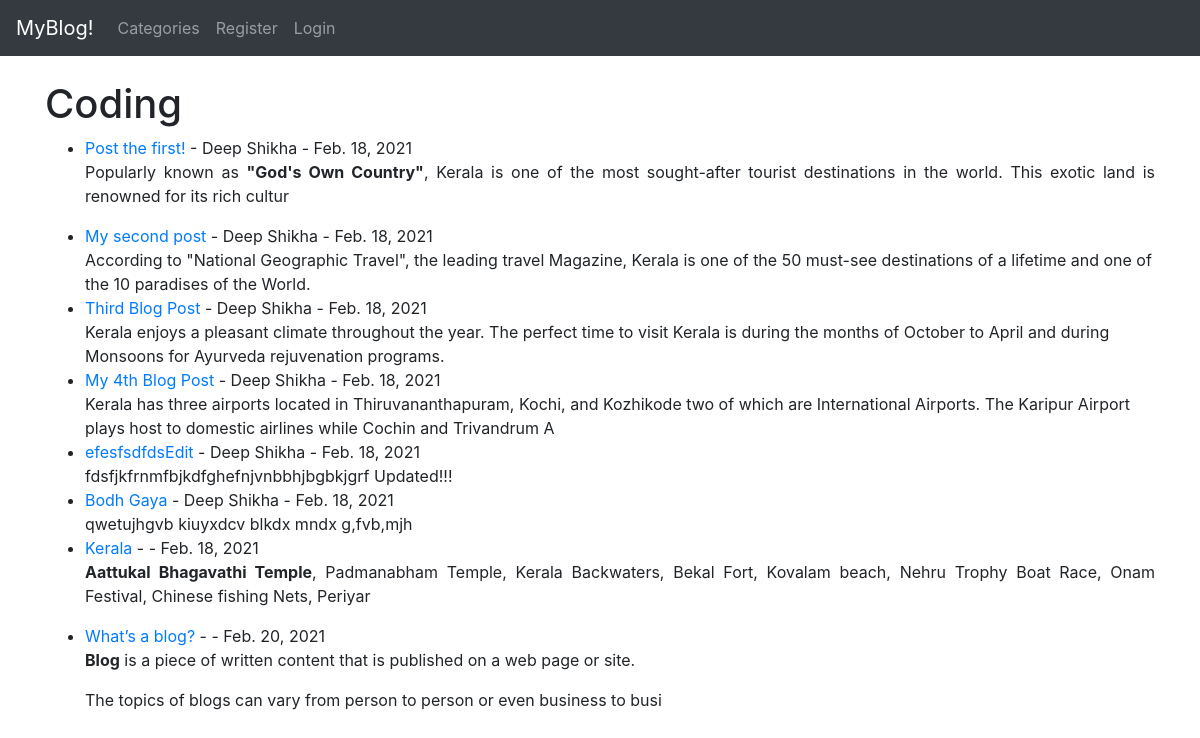
The app's page /category/coding/, older data.
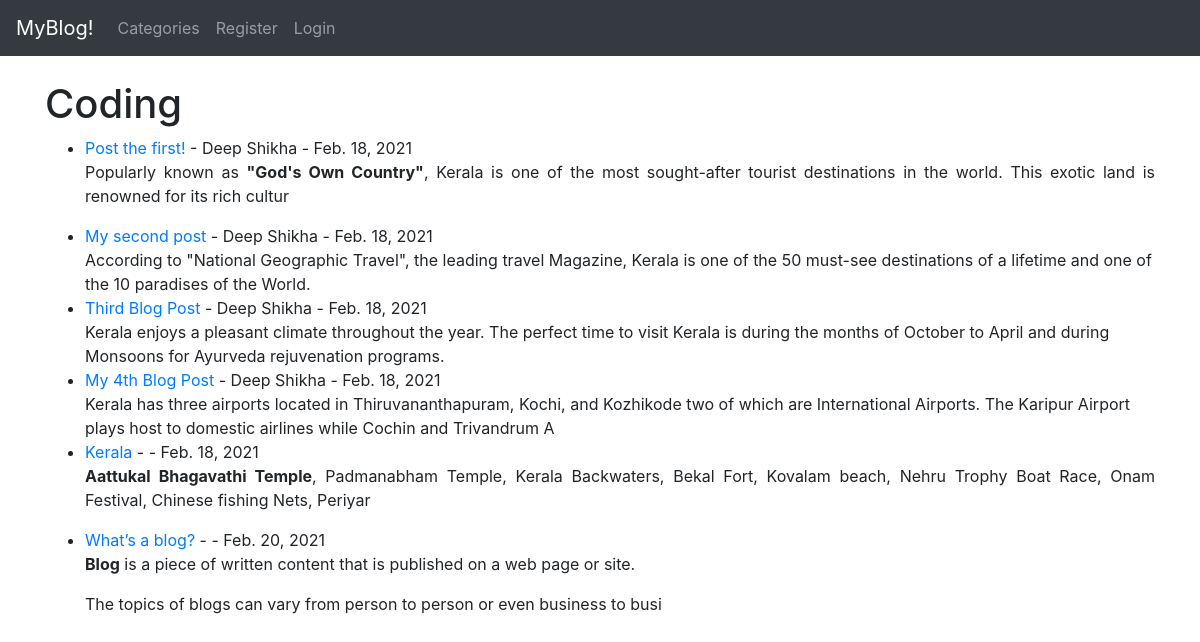
The same page, newer data.
### theblog/models.py (models this page shows, shortened)
class Post(models.Model):
    title = models.CharField(max_length=225)
    title_tag = models.CharField(max_length=225)
    author = models.ForeignKey(User, on_delete=models.CASCADE)
    body = models.TextField()
    post_date = models.DateField(auto_now_add=True)
    category = models.CharField(max_length=225, default='coding')

### theblog/views.py (the view)
# urls.py: path('category/<str:cats>/', CategoryView, name="category"),
def CategoryView(request, cats):
    category_posts = Post.objects.filter(category=cats.replace('-', ' '))
    return render(request, 'categories.html', {'cats':cats.replace('-', ' ').title(), 'category_posts':category_posts})

### theblog/templates/categories.html (shortened to what this page needs)
{% extends 'base.html' %}
{% block content %}
{% if category_posts %}
    <h1>{{ cats }}</h1>
    <ul>
    {% for post in category_posts %}
        <li><a href="{% url 'article-detail' post.pk %}">
        {{ post.title }}</a>
        - {{ post.author.first_name }}
        {{ post.author.last_name }} - {{ post.post_date }}
            <br/>
        {{ post.body|slice:":200" | safe }}</li>
    {% endfor %}
    </ul>
{% else %}
    <h2>Sorry this page does not exist....</h2>
{% endif %}
{% endblock %}

Row changes from the older to the newer data that the page shows:
removed Post: title "efesfsdfdsEdit", author.first_name "Deep", author.last_name "Shikha", post_date "Feb. 18, 2021", body "fdsfjkfrnmfbjkdfghefnjvnbbhjbgbkjgrf Updated!!!"
removed Post: title "Bodh Gaya", author.first_name "Deep", author.last_name "Shikha", post_date "Feb. 18, 2021", body "qwetujhgvb kiuyxdcv blkdx mndx g,fvb,mjh"
